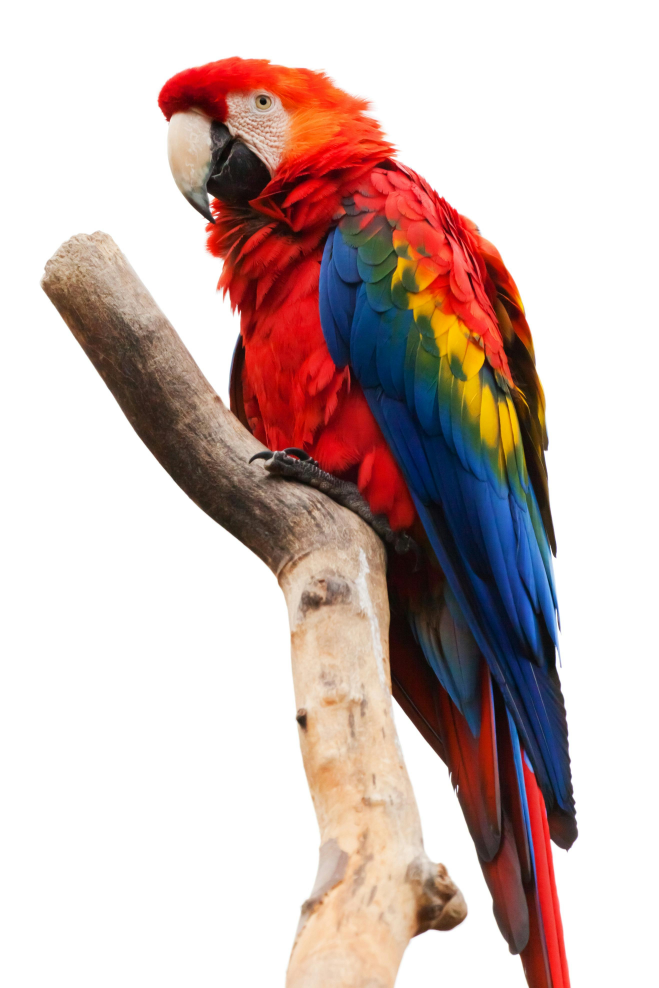
#> input picture Pics/Parrot_RGB.jpg, 2634 x 3951 px, found by its file name (shown at 1/4 size)
$ jupyter execute Lab4.ipynb
#> lines starting #> are read from the running program, lines starting #| are printed output that depends on the picture; after the words box and inside, x2 and y2 are one past the last pixel; in counts of white or black regions, pixels touching at a corner belong together
## Task#1: Thresholding

[cell 1]
import cv2
import matplotlib.pyplot as plt

# Load the image in grayscale
img = cv2.imread('Pics\\Parrot_RGB.jpg', cv2.IMREAD_GRAYSCALE)
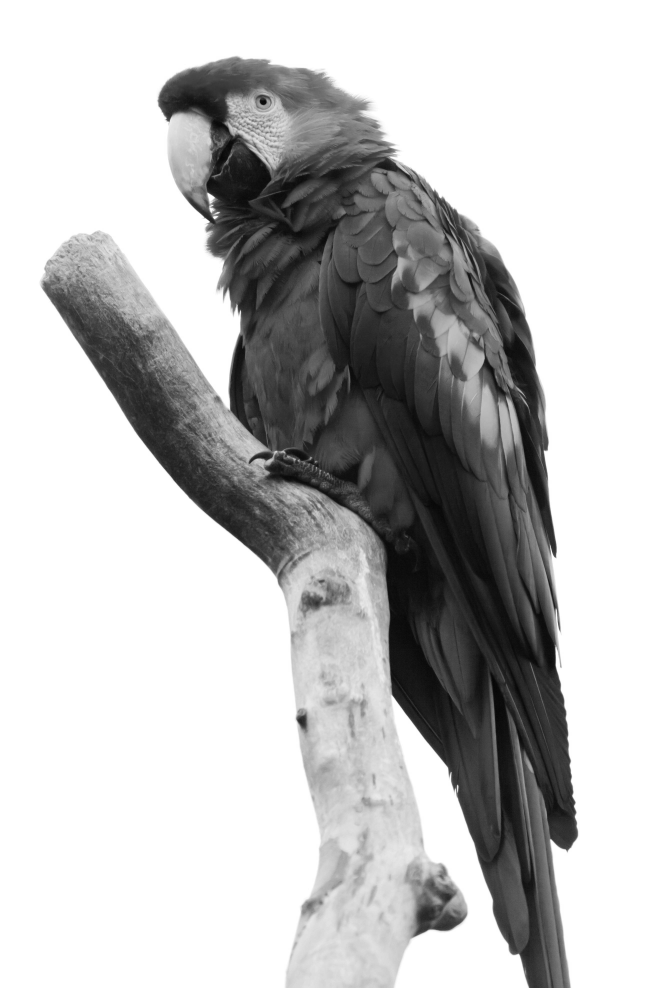
#> img: shape (3951, 2634) (shown at 1/4 size); min 0, max 255, mean 192.2

# Display the original image
plt.figure(figsize=(8, 6))
plt.imshow(img, cmap='gray')
plt.title('Original Image')
plt.axis('off')
plt.show()

# Set the threshold values
threshold_values = [0, 50, 100, 150, 200]

# Apply thresholding with different threshold values
fig, axes = plt.subplots(1, len(threshold_values), figsize=(15, 3))
for idx, threshold_value in enumerate(threshold_values):
    ret, thresh = cv2.threshold(img, threshold_value, 255, cv2.THRESH_BINARY)
    axes[idx].imshow(thresh, cmap='gray')
    axes[idx].set_title(f'Threshold: {threshold_value}')
    axes[idx].axis('off')
#> this loop made 5 passes
#> ret on passes 1 to 5: 0, 50, 100, 150, 200
#> pass 1, `ret, thresh = cv2.threshold(img, threshold_value, 255, cv2.THRESH_BINA..`:
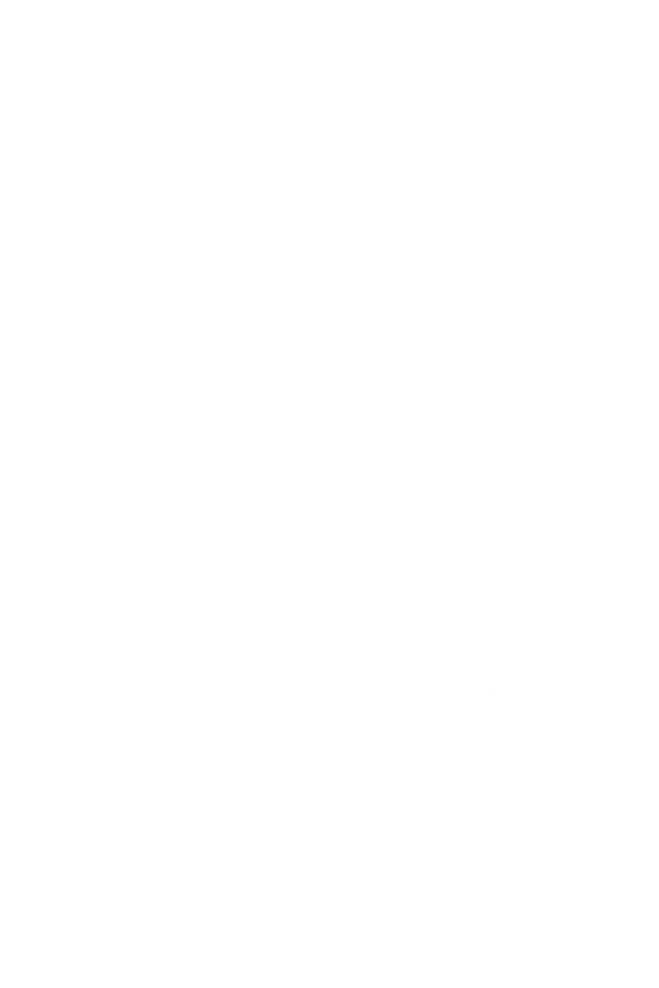
#> thresh: shape (3951, 2634) (shown at 1/4 size); 100% white; black in thin lines or dots, all inside (x1, y1, x2, y2) = (1975, 2752, 1976, 2753)
#> pass 3, `ret, thresh = cv2.threshold(img, threshold_value, 255, cv2.THRESH_BINA..`:
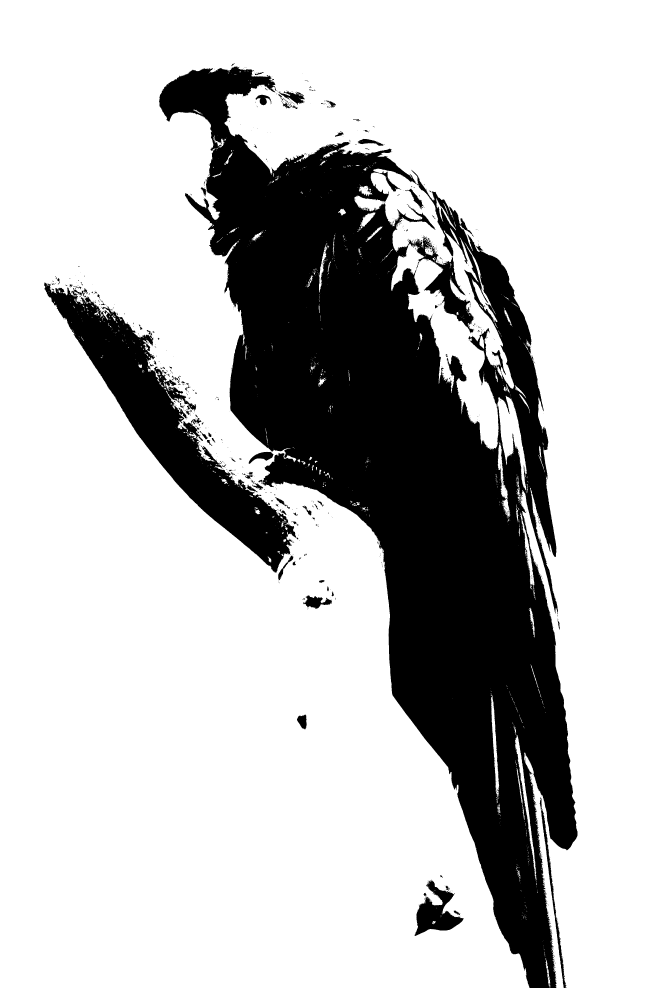
#> thresh: shape (3951, 2634) (shown at 1/4 size); 75.6% white; 1266 black regions (1130 under 20 px), largest, box (x1, y1, x2, y2) and area: (636, 265, 2310, 3951) 2241606, (176, 1130, 1193, 2291) 248436, (1658, 3520, 1854, 3744) 19112
plt.tight_layout()
plt.show() #plt to make it show in the notebook instead of popup

## Task#2: Histogram Processing

[cell 2]
# Step#1: Load necessary libraries
import matplotlib
import matplotlib.pyplot as plt
import numpy as np

from skimage import data, img_as_float
from skimage import exposure

# Step#2: Load moon image
img = data.moon()
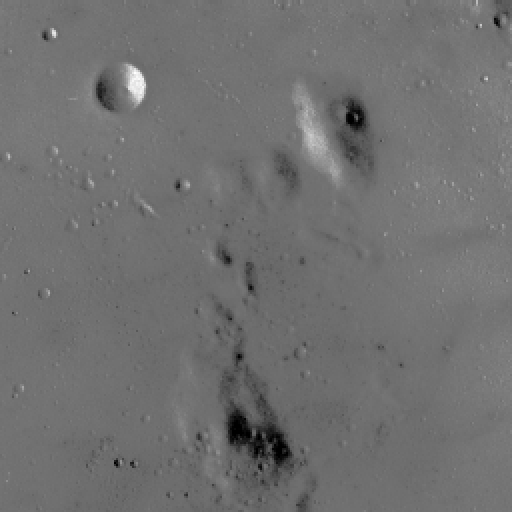
#> input picture skimage.data.moon(), 512 x 512 px
#> img is the input picture: shape (512, 512); min 0, max 255, mean 112.2

# Step#3: Rescale intensity values to include all the intensities that fall within the 2nd and 98th percentiles
# Contrast stretching
p2, p98 = np.percentile(img, (2, 98))
#> p2 = 78; p98 = 129
img_rescale = exposure.rescale_intensity(img, in_range=(p2, p98))
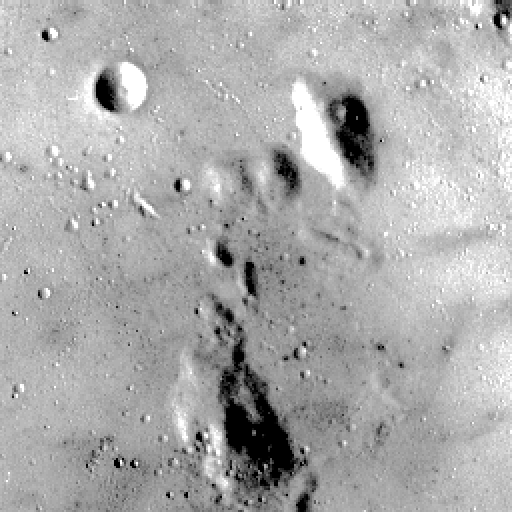
#> img_rescale: shape (512, 512); min 0, max 255, mean 171.5

# Step#4: Display the image with its histogram of (step#2)  and (step#3)

fig = plt.figure(figsize=(10, 7))
fig.add_subplot(2, 1, 1)
plt.imshow(img, cmap = 'gray')
plt.axis('off')
plt.title('Original image')
fig.add_subplot(2, 1, 2)
plt.hist(img.flat, bins = 256, range=(0, 255))
plt.xlabel('gray level values')
plt.ylabel('Number of pixels')
plt.show()
#> figure, not shown here; panel 2: tallest bar 23296 high, from x = 114.6 to 115.5


fig = plt.figure(figsize=(10, 7))
fig.add_subplot(2, 1, 1)
plt.imshow(img_rescale, cmap = 'gray')
plt.axis('off')
plt.title('Contrast stretch')
fig.add_subplot(2, 1, 2)
plt.hist(img_rescale.flat, bins = 256, range=(0, 255))
plt.xlabel('gray level values')
plt.ylabel('Number of pixels')
plt.show()
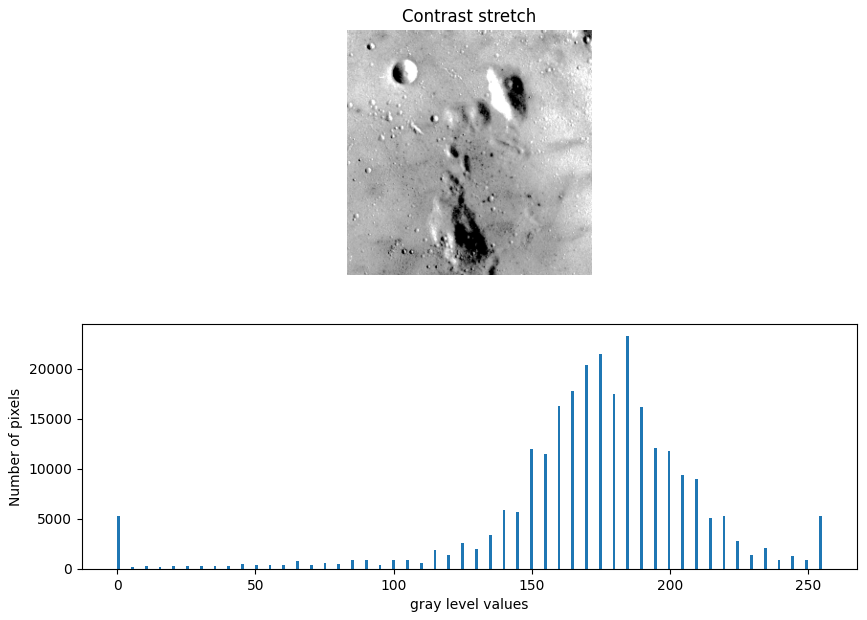
#> figure drawn by matplotlib, 2 panels; panel 2: tallest bar 23296 high, from x = 184.3 to 185.3

## Task#3: Histogram Matching

[cell 3]
# Step#1: Load necessary libraries
import matplotlib.pyplot as plt
import numpy as np
from skimage import data
from skimage.exposure import match_histograms

# Step#2: Load rocket (reference) and chelsea images
rocket = data.rocket()
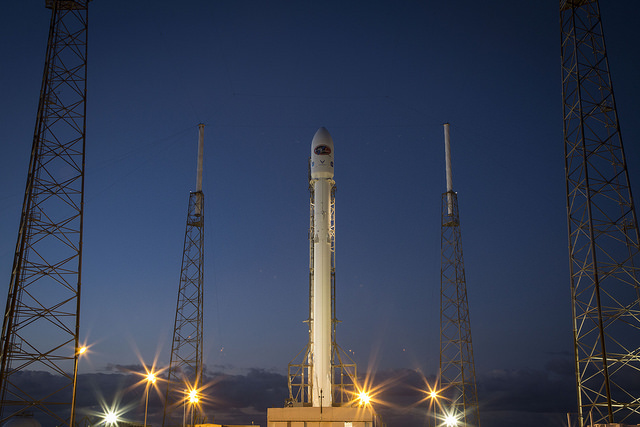
#> input picture skimage.data.rocket(), 640 x 427 px
#> rocket is the input picture: shape (427, 640, 3); mean R, G, B 52.3, 61.3, 82.3
chelsea = data.chelsea()
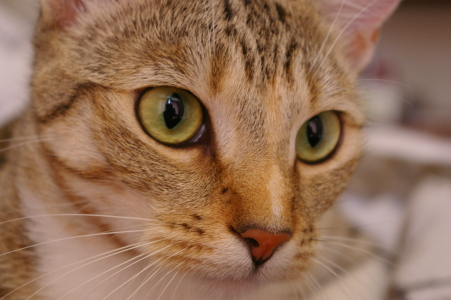
#> input picture skimage.data.chelsea(), 451 x 300 px
#> chelsea is the input picture: shape (300, 451, 3); mean R, G, B 147.7, 111.4, 86.8

# Step#3: Match histogram of chelsea to rocket
matched = match_histograms(chelsea, rocket, channel_axis=-1)
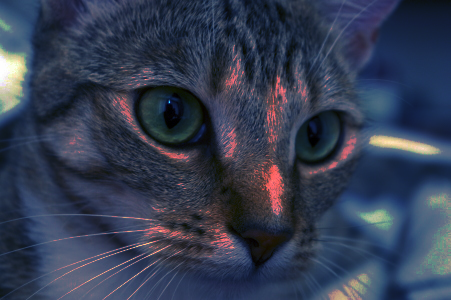
#> matched: shape (300, 451, 3); mean R, G, B 52.1, 60.8, 81.7

# Step#4: Display the images and results
fig, axes = plt.subplots(2, 2, figsize=(12, 10))

# Original rocket (reference)
axes[0, 0].imshow(rocket)
axes[0, 0].set_title('Rocket (Reference Image)')
axes[0, 0].axis('off')

# Original chelsea
axes[0, 1].imshow(chelsea)
axes[0, 1].set_title('Chelsea (Original)')
axes[0, 1].axis('off')

# Matched chelsea
axes[1, 0].imshow(matched)
axes[1, 0].set_title('Chelsea (Histogram Matched to Rocket)')
axes[1, 0].axis('off')

# Histogram comparison
axes[1, 1].hist(rocket.flat, bins=256, alpha=0.5, label='Rocket', color='blue')
axes[1, 1].hist(matched.flat, bins=256, alpha=0.5, label='Matched Chelsea', color='red')
axes[1, 1].set_xlabel('Pixel Intensity')
axes[1, 1].set_ylabel('Frequency')
axes[1, 1].set_title('Histogram Comparison')
axes[1, 1].legend()

plt.tight_layout()
plt.show()
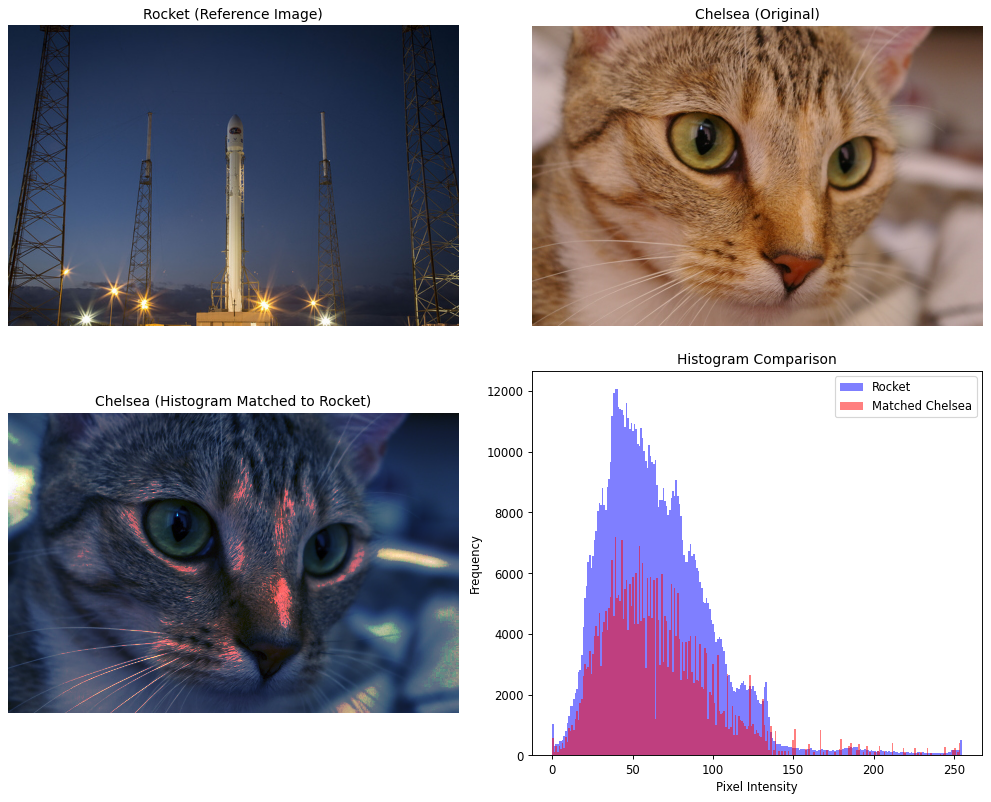
#> figure drawn by matplotlib, 4 panels; panel 4: tallest bar 12070 high, from x = 39.84 to 40.84; panel 4: tallest bar 7206 high, from x = 38.85 to 39.84

$ run again, with Pics/BoundaryExtraction.jpg copied over Pics/Parrot_RGB.jpg
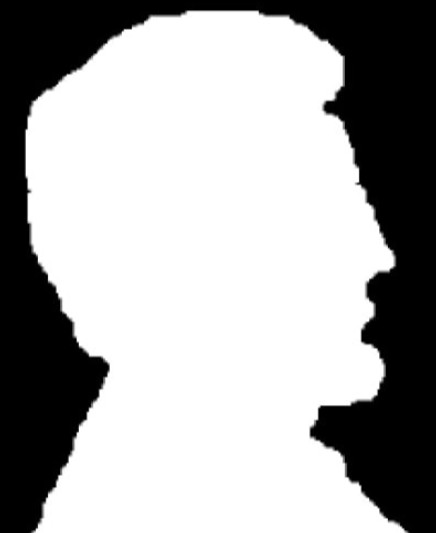
#> input picture Pics/BoundaryExtraction.jpg, 436 x 533 px, found by its file name
#> img is the input picture: shape (533, 436); min 0, max 255, mean 168.6
#> the loop `for idx, threshold_value in enumerate(threshold_values):` made 5 passes
#> ret on passes 1 to 5: 0, 50, 100, 150, 200
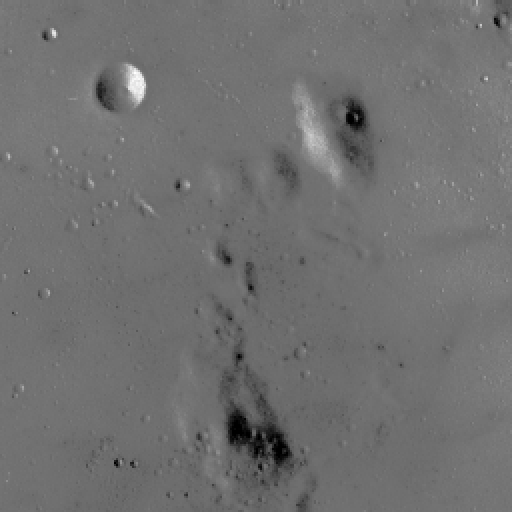
#> input picture skimage.data.moon(), 512 x 512 px
#> img is the input picture: shape (512, 512); min 0, max 255, mean 112.2
#> p2 = 78; p98 = 129
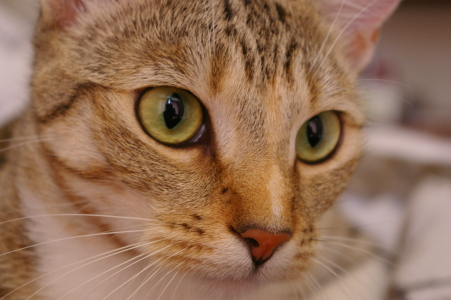
#> input picture skimage.data.chelsea(), 451 x 300 px
#> chelsea is the input picture: shape (300, 451, 3); mean R, G, B 147.7, 111.4, 86.8
